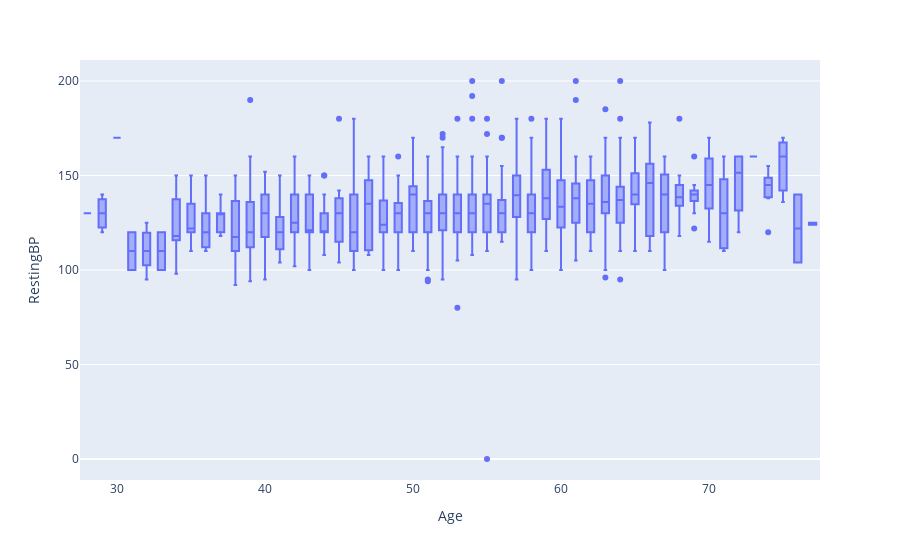

Notebook source saved alongside this figure:
### Code cell
px.box(heart_df,x = "Age", y = "RestingBP")

### Figure 1 — Plotly figure (JSON) as saved in the notebook; plotly's stock layout.template omitted (floating-point values rounded to 4 significant figures; data arrays with more than 128 entries replaced by an {"elided": "..."} marker saying what was removed)
{"data": [{"alignmentgroup": "True", "hovertemplate": "Age=%{x}<br>RestingBP=%{y}<extra></extra>", "legendgroup": "", "marker": {"color": "#636efa"}, "name": "", "notched": false, "offsetgroup": "", "orientation": "v", "showlegend": false, "type": "box", "x": {"elided": "918 int values"}, "x0": " ", "xaxis": "x", "y": {"elided": "918 int values"}, "y0": " ", "yaxis": "y"}], "layout": {"boxmode": "group", "legend": {"tracegroupgap": 0}, "margin": {"t": 60}, "xaxis": {"anchor": "y", "domain": [0, 1], "title": {"text": "Age"}}, "yaxis": {"anchor": "x", "domain": [0, 1], "title": {"text": "RestingBP"}}}}
